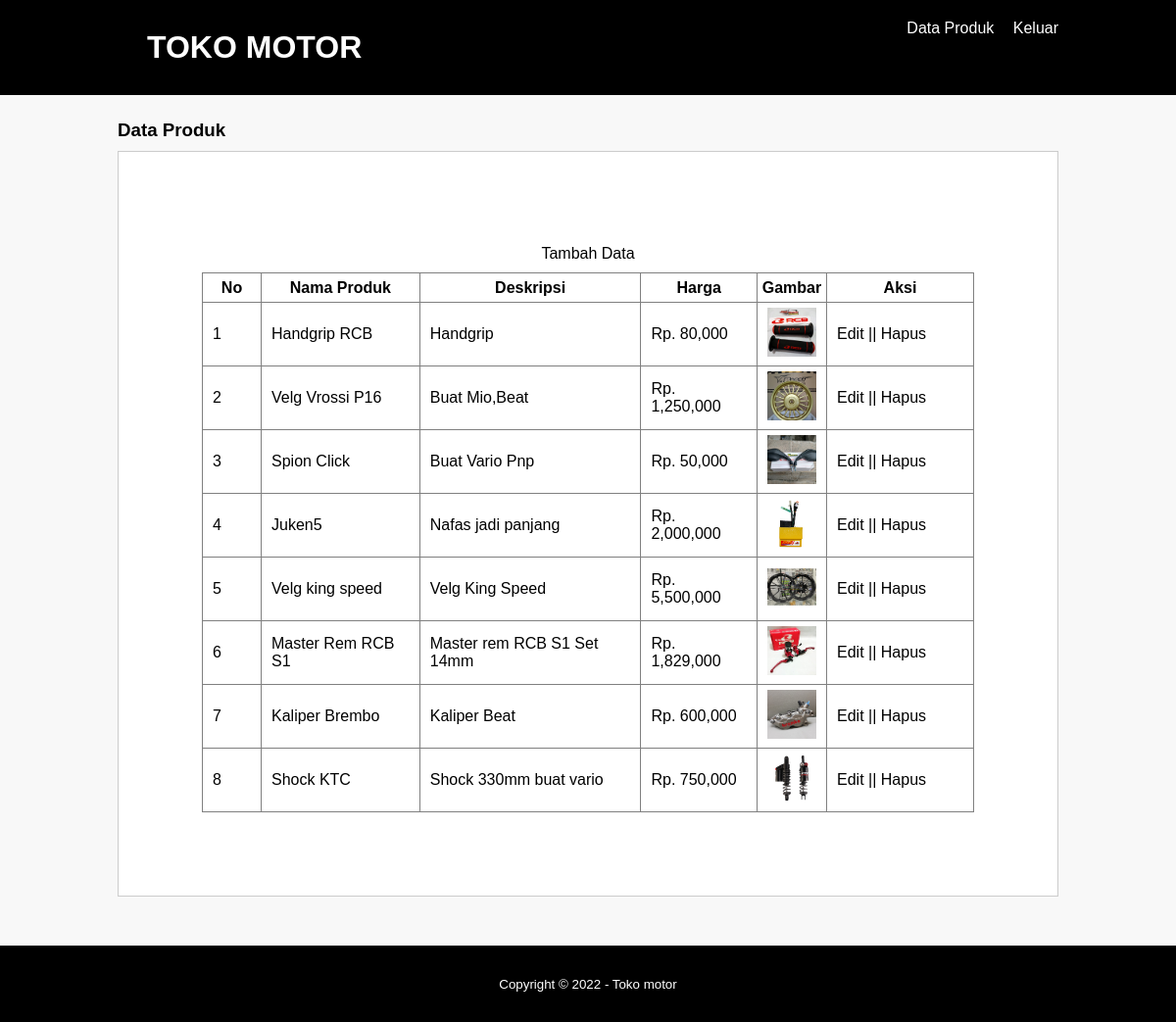
/Toko-motor/data-produk.php, run on the app's committed database.
### tables this page shows
CREATE TABLE `tb_produk` (
  `id` int(11) NOT NULL,
  `nama_produk` varchar(225) NOT NULL,
  `deskripsi` text NOT NULL,
  `harga_beli` int(11) NOT NULL,
  `harga_jual` int(11) NOT NULL,
  `gambar_produk` varchar(225) NOT NULL
);

### Toko-motor/data-produk.php (the view, shortened to what this page needs)
<?php
    include 'koneksi.php';
?>
<!DOCTYPE html>
<html>
<head>
    <link rel="stylesheet" type="text/css" href="css/style.css">
</head>
<body>
    <header>
        <div class="container">
            <h1><a href="dashboard.php">Toko motor</a></h1>
            <ul>
                <li><a href="data-produk.php">Data Produk</a></li>
                <li><a href="keluar.php">Keluar</a></li>
            </ul>
        </div>
    </header>
    <div class="section">
        <div class="container">
            <h3>Data Produk</h3>
            <div class="box">
                <p><a href="tambah_produk.php">Tambah Data</a></p>
              <table border="1" cellspacing="0" class="table">
                <thead>
                    <tr>
                        <th width="60px">No</th>
                        <th>Nama Produk</th>
                        <th>Deskripsi</th>
                        <th>Harga</th>
                        <th>Gambar</th>
                        <th width="150px">Aksi</th>
                    </tr>
                </thead>
                <tbody>
                    <?php
                        $no = 1;
                        $produk = mysqli_query($koneksi, "SELECT * FROM tb_produk ORDER BY id DESC");
                        if(mysqli_num_rows($produk) > 0){
                        while($row = mysqli_fetch_array($produk)){
                    ?>
                    <tr>
                        <td><?php echo $no++ ?></td>
                        <td><?php echo $row['nama_produk'] ?></td>
                        <td><?php echo $row['deskripsi'] ?></td>
                        <td>Rp. <?php echo number_format($row['harga_beli']) ?></td>
                        <td><a href="gambar/<?php echo $row['gambar_produk'] ?>" target="_blank"><img src="gambar/<?php echo $row['gambar_produk'] ?>" width="50px"></a></td>
                        <td>
                            <a href="edit_produk.php?id=<?php echo $row['id'] ?>">Edit</a> || <a href="
                            proses-hapus.php?idp=<?php echo $row['id'] ?>" onclick="return confirm('Yakin ingin hapus ?')">Hapus</a>
                        </td>
                    </tr>
                    <?php }}else{ ?>
                        <tr>
                            <td colspan="6">Tidak ada data</td>
                        </tr>
                    <?php } ?>
                </tbody>
              </table>
            </div>
        </div>
    </div>
    <footer>
        <div class="container">
            <small>Copyright &copy; 2022 - Toko motor</small>
        </div>
    </footer>
</body>
</html>

### Toko-motor/css/style.css (style rules this page uses)
* { margin: 0; padding: 0; box-sizing: border-box; font-family: 'Gill Sans', 'Gill Sans MT', Calibri, 'Trebuchet MS', sans-serif; }
body { background-color: #f8f8f8; }
a { color: inherit; text-decoration: none; }
.box { background-color: #Fff; border: 1px solid #ccc; padding: 85px; box-sizing: border-box; margin: 10px 0 25px 0; }
.box::after { content: ''; display: block; clear: both; }
.container { width: 80%; margin: 0 auto; }
.container:after { content: " "; display: block; clear: both; }
.section { padding: 25px 0; }
h1 { margin: 20px; text-align: center; font-weight: bolder; text-transform: uppercase; }
p { text-align: center; margin: 10px; }
header { background-color: #000; color: #Fff; }
header h1 { float: left; padding: 10px; }
header ul { float: right; }
header ul li { display: inline-block; }
header ul li a { padding: 20px 0 20px 15px; display: inline-block; }
footer { padding: 30px 0; background-color: #000; color: #fff; text-align: center; }

### Toko-motor/data-produk.php (style rules this page uses)
.table { width: 100%; border-collapse: collapse; }
.table tr { height: 30px; }
.table tr td { padding: 5px 10px; }

### data on the page
tb_produk: nama_produk "Handgrip RCB", deskripsi "Handgrip", harga_beli "80,000", gambar_produk (picture)
tb_produk: nama_produk "Velg Vrossi P16", deskripsi "Buat Mio,Beat", harga_beli "1,250,000", gambar_produk (picture)
tb_produk: nama_produk "Spion Click", deskripsi "Buat Vario Pnp", harga_beli "50,000", gambar_produk (picture)
tb_produk: nama_produk "Juken5", deskripsi "Nafas jadi panjang", harga_beli "2,000,000", gambar_produk (picture)
tb_produk: nama_produk "Velg king speed", deskripsi "Velg King Speed", harga_beli "5,500,000", gambar_produk (picture)
tb_produk: nama_produk "Master Rem RCB S1", deskripsi "Master rem RCB S1 Set 14mm", harga_beli "1,829,000", gambar_produk (picture)
tb_produk: nama_produk "Kaliper Brembo", deskripsi "Kaliper Beat", harga_beli "600,000", gambar_produk (picture)
tb_produk: nama_produk "Shock KTC", deskripsi "Shock 330mm buat vario", harga_beli "750,000", gambar_produk (picture)
